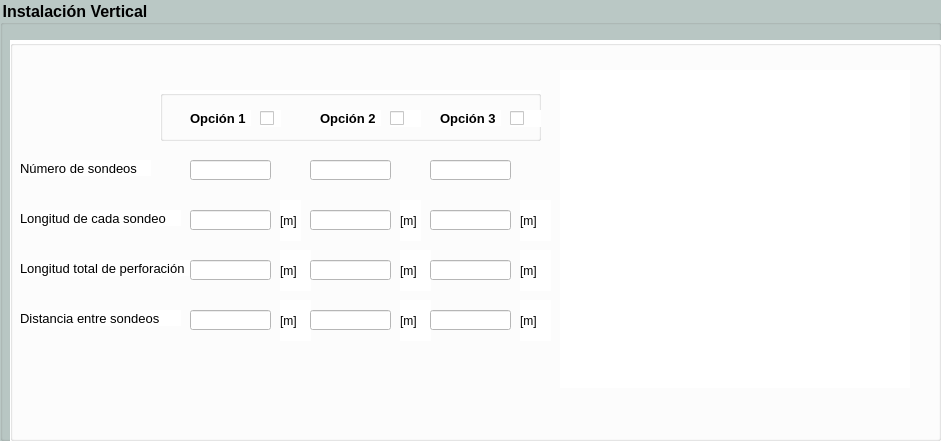
      <widget class="QGroupBox" name="gbinstvertsim_2">
       <property name="enabled">
        <bool>true</bool>
       </property>
       <property name="geometry">
        <rect>
         <x>10</x>
         <y>160</y>
         <width>941</width>
         <height>441</height>
        </rect>
       </property>
       <property name="font">
        <font>
         <pointsize>12</pointsize>
         <weight>75</weight>
         <bold>true</bold>
        </font>
       </property>
       <property name="styleSheet">
        <string notr="true">background-color: rgb(186, 200, 197);</string>
       </property>
       <property name="title">
        <string>Instalación Vertical</string>
       </property>
       <widget class="QGroupBox" name="groupBox_11">
        <property name="geometry">
         <rect>
          <x>10</x>
          <y>40</y>
          <width>931</width>
          <height>401</height>
         </rect>
        </property>
        <property name="styleSheet">
         <string notr="true">background-color: rgb(255, 255, 255);</string>
        </property>
        <property name="title">
         <string/>
        </property>
        <widget class="QLabel" name="lbm_30">
         <property name="geometry">
          <rect>
           <x>390</x>
           <y>210</y>
           <width>31</width>
           <height>41</height>
          </rect>
         </property>
         <property name="text">
          <string>[m]</string>
         </property>
        </widget>
        <widget class="QLabel" name="lbm_31">
         <property name="geometry">
          <rect>
           <x>390</x>
           <y>260</y>
           <width>31</width>
           <height>41</height>
          </rect>
         </property>
         <property name="text">
          <string>[m]</string>
         </property>
        </widget>
        <widget class="QLineEdit" name="lenumsondeosvs_8">
         <property name="geometry">
          <rect>
           <x>300</x>
           <y>120</y>
           <width>81</width>
           <height>20</height>
          </rect>
         </property>
        </widget>
        <widget class="QLineEdit" name="lenumsondeosvs_9">
         <property name="geometry">
          <rect>
           <x>420</x>
           <y>120</y>
           <width>81</width>
           <height>20</height>
          </rect>
         </property>
        </widget>
        <widget class="QLineEdit" name="lelongsondeovs_7">
         <property name="geometry">
          <rect>
           <x>180</x>
           <y>170</y>
           <width>81</width>
           <height>20</height>
          </rect>
         </property>
        </widget>
        <widget class="QLabel" name="lbm_28">
         <property name="geometry">
          <rect>
           <x>270</x>
           <y>210</y>
           <width>31</width>
           <height>41</height>
          </rect>
         </property>
         <property name="text">
          <string>[m]</string>
         </property>
        </widget>
        <widget class="QLabel" name="lbm_33">
         <property name="geometry">
          <rect>
           <x>510</x>
           <y>160</y>
           <width>31</width>
           <height>41</height>
          </rect>
         </property>
         <property name="text">
          <string>[m]</string>
         </property>
        </widget>
        <widget class="QLabel" name="label_37">
         <property name="geometry">
          <rect>
           <x>10</x>
           <y>170</y>
           <width>161</width>
           <height>16</height>
          </rect>
         </property>
         <property name="font">
          <font>
           <pointsize>10</pointsize>
          </font>
         </property>
         <property name="text">
          <string>Longitud de cada sondeo</string>
         </property>
        </widget>
        <widget class="QLineEdit" name="lelongsondeovs_8">
         <property name="geometry">
          <rect>
           <x>300</x>
           <y>170</y>
           <width>81</width>
           <height>20</height>
          </rect>
         </property>
        </widget>
        <widget class="QLabel" name="lbm_27">
         <property name="geometry">
          <rect>
           <x>270</x>
           <y>260</y>
           <width>31</width>
           <height>41</height>
          </rect>
         </property>
         <property name="text">
          <string>[m]</string>
         </property>
        </widget>
        <widget class="QLabel" name="label_38">
         <property name="geometry">
          <rect>
           <x>10</x>
           <y>220</y>
           <width>181</width>
           <height>16</height>
          </rect>
         </property>
         <property name="font">
          <font>
           <pointsize>10</pointsize>
          </font>
         </property>
         <property name="text">
          <string>Longitud total de perforación</string>
         </property>
        </widget>
        <widget class="QLabel" name="lbm_29">
         <property name="geometry">
          <rect>
           <x>270</x>
           <y>160</y>
           <width>21</width>
           <height>41</height>
          </rect>
         </property>
         <property name="text">
          <string>[m]</string>
         </property>
        </widget>
        <widget class="QLabel" name="lbm_35">
         <property name="geometry">
          <rect>
           <x>510</x>
           <y>210</y>
           <width>31</width>
           <height>41</height>
          </rect>
         </property>
         <property name="text">
          <string>[m]</string>
         </property>
        </widget>
        <widget class="QLineEdit" name="lelongtotalvs_9">
         <property name="geometry">
          <rect>
           <x>420</x>
           <y>220</y>
           <width>81</width>
           <height>20</height>
          </rect>
         </property>
        </widget>
        <widget class="QLineEdit" name="lediamperfovs_7">
         <property name="geometry">
          <rect>
           <x>180</x>
           <y>270</y>
           <width>81</width>
           <height>20</height>
          </rect>
         </property>
        </widget>
        <widget class="QLabel" name="label_35">
         <property name="geometry">
          <rect>
           <x>10</x>
           <y>120</y>
           <width>131</width>
           <height>16</height>
          </rect>
         </property>
         <property name="font">
          <font>
           <pointsize>10</pointsize>
          </font>
         </property>
         <property name="text">
          <string>Número de sondeos</string>
         </property>
        </widget>
        <widget class="QLineEdit" name="lediamperfovs_9">
         <property name="geometry">
          <rect>
           <x>420</x>
           <y>270</y>
           <width>81</width>
           <height>20</height>
          </rect>
         </property>
        </widget>
        <widget class="QLabel" name="label_36">
         <property name="geometry">
          <rect>
           <x>10</x>
           <y>270</y>
           <width>161</width>
           <height>16</height>
          </rect>
         </property>
         <property name="font">
          <font>
           <pointsize>10</pointsize>
          </font>
         </property>
         <property name="text">
          <string>Distancia entre sondeos</string>
         </property>
        </widget>
        <widget class="QLineEdit" name="lenumsondeosvs_7">
         <property name="geometry">
          <rect>
           <x>180</x>
           <y>120</y>
           <width>81</width>
           <height>20</height>
          </rect>
         </property>
        </widget>
        <widget class="QLineEdit" name="lelongsondeovs_9">
         <property name="geometry">
          <rect>
           <x>420</x>
           <y>170</y>
           <width>81</width>
           <height>20</height>
          </rect>
         </property>
        </widget>
        <widget class="QLabel" name="lbvertdoble">
         <property name="geometry">
          <rect>
           <x>550</x>
           <y>30</y>
           <width>350</width>
           <height>318</height>
          </rect>
         </property>
         <property name="styleSheet">
          <string notr="true">border-image: url(:/ccr/doble.png);</string>
         </property>
         <property name="text">
          <string/>
         </property>
        </widget>
        <widget class="QGroupBox" name="groupBox_6">
         <property name="geometry">
          <rect>
           <x>150</x>
           <y>50</y>
           <width>381</width>
           <height>51</height>
          </rect>
         </property>
         <property name="title">
          <string/>
         </property>
         <widget class="QCheckBox" name="cbop3_3">
          <property name="geometry">
           <rect>
            <x>350</x>
            <y>20</y>
            <width>31</width>
            <height>17</height>
           </rect>
          </property>
          <property name="text">
           <string/>
          </property>
          <property name="autoExclusive">
           <bool>true</bool>
          </property>
         </widget>
         <widget class="QLabel" name="label_50">
          <property name="geometry">
           <rect>
            <x>280</x>
            <y>20</y>
            <width>61</width>
            <height>16</height>
           </rect>
          </property>
          <property name="font">
           <font>
            <pointsize>10</pointsize>
            <weight>75</weight>
            <bold>true</bold>
           </font>
          </property>
          <property name="text">
           <string>Opción 3</string>
          </property>
         </widget>
         <widget class="QCheckBox" name="cbop1_3">
          <property name="geometry">
           <rect>
            <x>100</x>
            <y>20</y>
            <width>21</width>
            <height>17</height>
           </rect>
          </property>
          <property name="text">
           <string/>
          </property>
          <property name="autoExclusive">
           <bool>true</bool>
          </property>
         </widget>
         <widget class="QCheckBox" name="cbop2_3">
          <property name="geometry">
           <rect>
            <x>230</x>
            <y>20</y>
            <width>31</width>
            <height>17</height>
           </rect>
          </property>
          <property name="text">
           <string/>
          </property>
          <property name="autoExclusive">
           <bool>true</bool>
          </property>
         </widget>
         <widget class="QLabel" name="label_51">
          <property name="geometry">
           <rect>
            <x>160</x>
            <y>20</y>
            <width>61</width>
            <height>16</height>
           </rect>
          </property>
          <property name="font">
           <font>
            <pointsize>10</pointsize>
            <weight>75</weight>
            <bold>true</bold>
           </font>
          </property>
          <property name="text">
           <string>Opción 2</string>
          </property>
         </widget>
         <widget class="QLabel" name="label_52">
          <property name="geometry">
           <rect>
            <x>30</x>
            <y>20</y>
            <width>61</width>
            <height>16</height>
           </rect>
          </property>
          <property name="font">
           <font>
            <pointsize>10</pointsize>
            <weight>75</weight>
            <bold>true</bold>
           </font>
          </property>
          <property name="text">
           <string>Opción 1</string>
          </property>
         </widget>
        </widget>
        <widget class="QLabel" name="lbm_32">
         <property name="geometry">
          <rect>
           <x>390</x>
           <y>160</y>
           <width>21</width>
           <height>41</height>
          </rect>
         </property>
         <property name="text">
          <string>[m]</string>
         </property>
        </widget>
        <widget class="QLineEdit" name="lediamperfovs_8">
         <property name="geometry">
          <rect>
           <x>300</x>
           <y>270</y>
           <width>81</width>
           <height>20</height>
          </rect>
         </property>
        </widget>
        <widget class="QLineEdit" name="lelongtotalvs_8">
         <property name="geometry">
          <rect>
           <x>300</x>
           <y>220</y>
           <width>81</width>
           <height>20</height>
          </rect>
         </property>
        </widget>
        <widget class="QLineEdit" name="lelongtotalvs_7">
         <property name="geometry">
          <rect>
           <x>180</x>
           <y>220</y>
           <width>81</width>
           <height>20</height>
          </rect>
         </property>
        </widget>
        <widget class="QLabel" name="lbm_34">
         <property name="geometry">
          <rect>
           <x>510</x>
           <y>260</y>
           <width>31</width>
           <height>41</height>
          </rect>
         </property>
         <property name="text">
          <string>[m]</string>
         </property>
        </widget>
       </widget>
      </widget>
